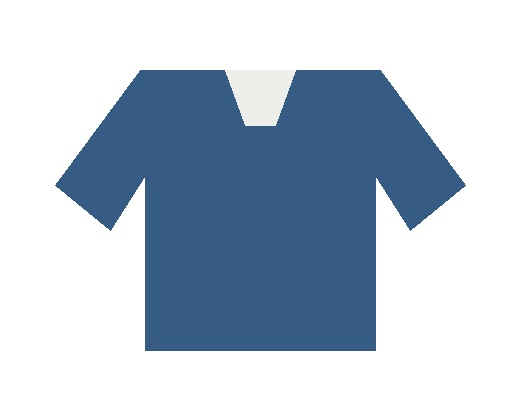
#> input picture ai/samples/garment.jpg, 520 x 420 px
$ python run_tryon.py --person ../samples/garment.jpg --garment ../samples/person.jpg --category upper --out out.png
#> lines starting #> are read from the running program, lines starting #| are printed output that depends on the picture; after the words box and inside, x2 and y2 are one past the last pixel; in counts of white or black regions, pixels touching at a corner belong together
### ai/fitshelf_tryon/preprocess.py
from __future__ import annotations

from dataclasses import dataclass
from pathlib import Path
from typing import Optional

from PIL import Image, ImageChops, ImageOps


VALID_CATEGORIES = {"upper", "lower", "dress"}


@dataclass(frozen=True)
class PreprocessResult:
    person_path: Path
    garment_path: Path
    garment_mask_path: Path
    pose_debug_path: Path
    notes: list[str]


def ensure_rgb_image(path: Path) -> Image.Image:
    if not path.exists():
        raise FileNotFoundError(f"Image not found: {path}")
    return Image.open(path).convert("RGB")
#> returned value is the input picture: PIL image 520x420 RGB; mean R, G, B 184.1, 197.1, 211.7


def normalize_person(person: Image.Image, max_side: int = 1024) -> Image.Image:
#> called with max_side = 1024
    image = ImageOps.exif_transpose(person)
    image.thumbnail((max_side, max_side), Image.Resampling.LANCZOS)
    canvas = Image.new("RGB", (max_side, max_side), (245, 245, 242))
    offset = ((max_side - image.width) // 2, (max_side - image.height) // 2)
#> offset = (252, 302)
    canvas.paste(image, offset)
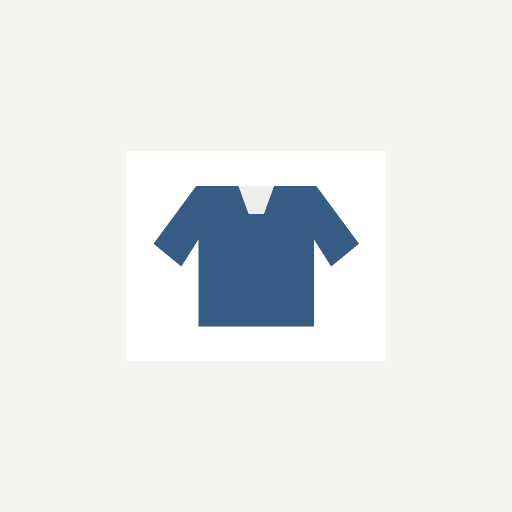
#> canvas: PIL image 1024x1024 RGB (shown at 1/2 size); mean R, G, B 232.3, 235, 235.7
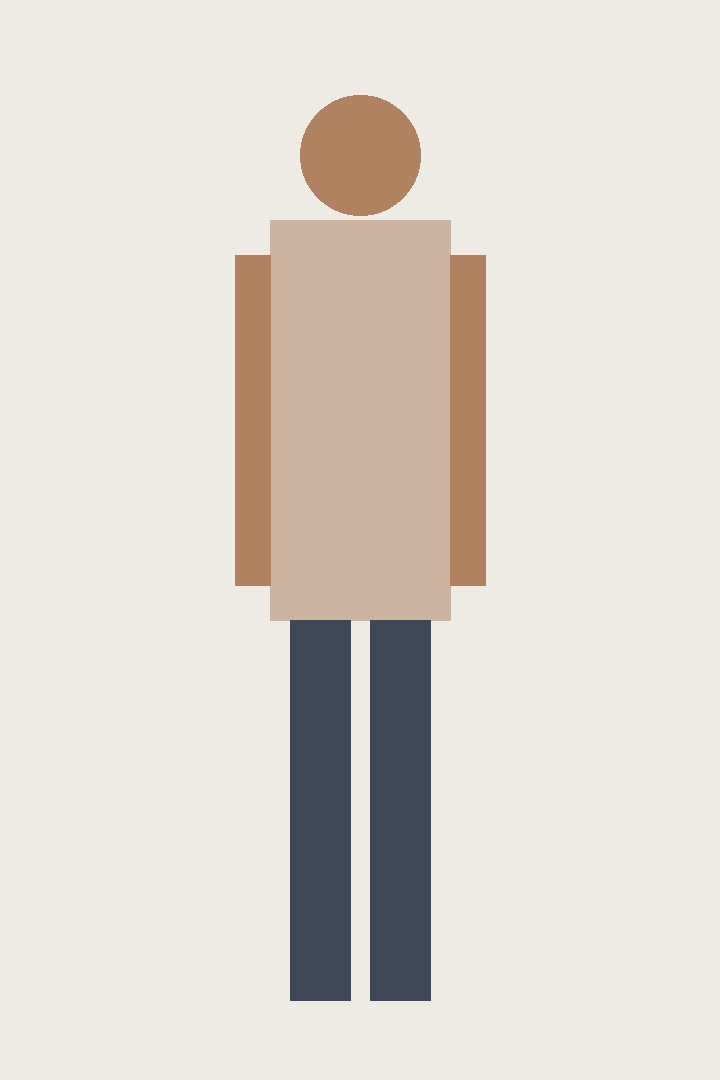
#> input picture ai/samples/person.jpg, 720 x 1080 px
#> in ensure_rgb_image, returned value is the input picture: PIL image 720x1080 RGB; mean R, G, B 221.7, 215.4, 207.4
    return canvas


def normalize_garment(garment: Image.Image, max_side: int = 768) -> Image.Image:
#> called with max_side = 768
    image = ImageOps.exif_transpose(garment)
    image.thumbnail((max_side, max_side), Image.Resampling.LANCZOS)
    return image


def make_garment_mask(garment: Image.Image) -> Image.Image:
    bg = Image.new("RGB", garment.size, garment.getpixel((0, 0)))
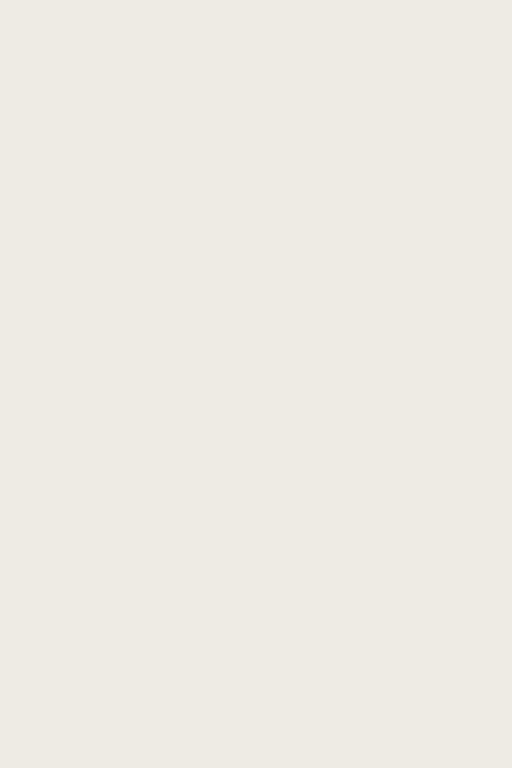
#> bg: PIL image 512x768 RGB; mean R, G, B 238, 235, 228
    diff = ImageChops.difference(garment, bg).convert("L")
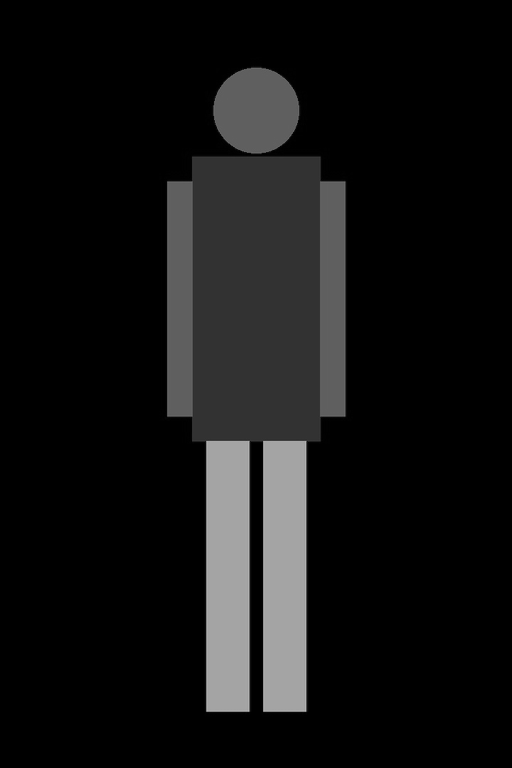
#> diff: PIL image 512x768 L; min 0, max 187, mean 18.8
    return diff.point(lambda px: 255 if px > 18 else 0)
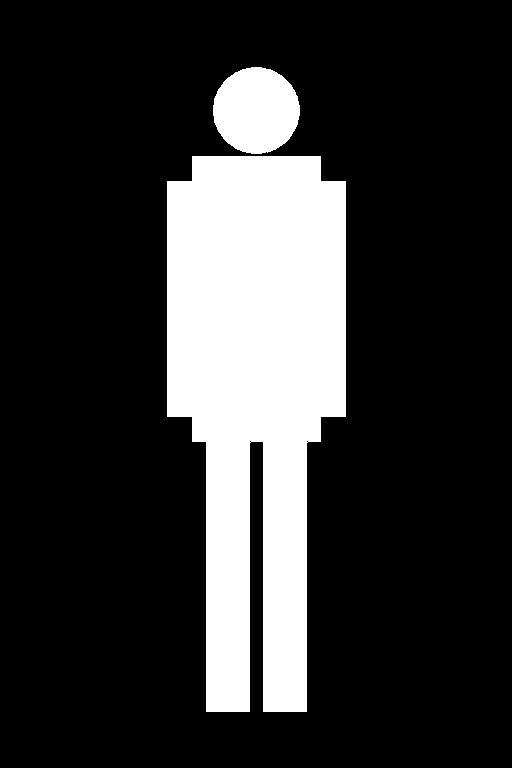
#> returned value: PIL image 512x768 L; 19.9% white; 2 white regions, box (x1, y1, x2, y2) and area: (167, 156, 346, 712) 72454, (213, 67, 300, 154) 5900


def make_pose_debug(person: Image.Image) -> Image.Image:
    debug = person.copy()
    w, h = debug.size
#> w = 1024; h = 1024
    pixels = debug.load()
    guide_color = (58, 96, 132)
    for x in range(w // 2 - 1, w // 2 + 2):
        for y in range(h // 8, h * 7 // 8):
            pixels[x, y] = guide_color
    for y in (h // 3, h // 2, h * 2 // 3):
        for x in range(w // 4, w * 3 // 4):
            pixels[x, y] = guide_color
    return debug


def preprocess_inputs(
    person_path: Path,
    garment_path: Path,
    debug_dir: Optional[Path] = None,
) -> PreprocessResult:
    debug_dir = debug_dir or Path("ai/outputs/debug")
    debug_dir.mkdir(parents=True, exist_ok=True)

    person = normalize_person(ensure_rgb_image(person_path))
    garment = normalize_garment(ensure_rgb_image(garment_path))
    mask = make_garment_mask(garment)
    pose_debug = make_pose_debug(person)

    normalized_person_path = debug_dir / "person_normalized.jpg"
    normalized_garment_path = debug_dir / "garment_normalized.png"
    garment_mask_path = debug_dir / "garment_mask.png"
    pose_debug_path = debug_dir / "pose_debug.jpg"

    person.save(normalized_person_path, quality=92)
    garment.save(normalized_garment_path)
    mask.save(garment_mask_path)
    pose_debug.save(pose_debug_path, quality=92)

    return PreprocessResult(
        person_path=normalized_person_path,
        garment_path=normalized_garment_path,
        garment_mask_path=garment_mask_path,
        pose_debug_path=pose_debug_path,
        notes=[
            "person normalized to 1024 square canvas",
            "garment normalized with background-difference mask placeholder",
            "pose validation placeholder emitted as guide overlay",
        ],
    )

### ai/fitshelf_tryon/pipeline.py
from __future__ import annotations

import json
import os
import shlex
import subprocess
from dataclasses import asdict, dataclass
from pathlib import Path

from PIL import Image, ImageEnhance, ImageFilter

from ai.backend.config import RenderSettings, get_render_settings, get_settings

from .preprocess import VALID_CATEGORIES, preprocess_inputs


@dataclass(frozen=True)
class TryOnResult:
    output_path: Path
    backend: str
    category: str
    debug_dir: Path
    metadata_path: Path
    notes: list[str]


def _external_command(
    person: Path,
    garment: Path,
    category: str,
    out: Path,
    render_settings: RenderSettings,
    backend: str,
) -> tuple[bool, str]:
    settings = get_settings()
    command_template = (settings.catv2ton_command if backend == "catv2ton" else settings.catvton_command).strip()
    if not command_template:
        env_name = "FITSHELF_CATV2TON_COMMAND" if backend == "catv2ton" else "FITSHELF_CATVTON_COMMAND"
        return False, f"{env_name} is not configured."

    command = command_template.format(
        person=str(person),
        garment=str(garment),
        category=category,
        out=str(out),
    )
    env = os.environ.copy()
    env.update(
        {
            "CATVTON_WIDTH": str(render_settings.width),
            "CATVTON_HEIGHT": str(render_settings.height),
            "CATVTON_STEPS": str(render_settings.steps),
            "CATVTON_MIXED_PRECISION": render_settings.precision,
        }
    )
    try:
        completed = subprocess.run(
            shlex.split(command, posix=os.name != "nt"),
            check=False,
            capture_output=True,
            text=True,
            env=env,
            timeout=settings.catv2ton_timeout_seconds if backend == "catv2ton" else settings.catvton_timeout_seconds,
        )
    except subprocess.TimeoutExpired:
        timeout = settings.catv2ton_timeout_seconds if backend == "catv2ton" else settings.catvton_timeout_seconds
        return False, f"external {backend} command timed out after {timeout} seconds"
    if completed.returncode == 0 and out.exists():
        return True, completed.stdout.strip() or f"external {backend} command completed"
    return False, (completed.stderr or completed.stdout or f"external {backend} command failed").strip()


def _placement(category: str, canvas_size: tuple[int, int]) -> tuple[int, int, int]:
    width, height = canvas_size
    if category == "upper":
        return width // 2, int(height * 0.38), int(width * 0.46)
    if category == "lower":
        return width // 2, int(height * 0.64), int(width * 0.42)
    return width // 2, int(height * 0.50), int(width * 0.52)


def _fallback_render(person_path: Path, garment_path: Path, category: str, out: Path) -> None:
#> called with category = 'upper'
    person = Image.open(person_path).convert("RGB")
    garment = Image.open(garment_path).convert("RGBA")

    center_x, center_y, target_width = _placement(category, person.size)
#> center_x = 512; center_y = 389; target_width = 471
    scale = target_width / garment.width
#> scale = 0.92
    target_height = max(1, int(garment.height * scale))
#> target_height = 706
    garment = garment.resize((target_width, target_height), Image.Resampling.LANCZOS)
#> garment: PIL image 471x706 RGBA

    alpha = garment.getchannel("A")
#> alpha: PIL image 471x706 L; every value is 255
    if alpha.getbbox() is None:
        alpha = Image.new("L", garment.size, 220)
    alpha = alpha.filter(ImageFilter.GaussianBlur(1))
    garment.putalpha(alpha)

    garment_rgb = ImageEnhance.Contrast(garment.convert("RGB")).enhance(1.08)
    garment = Image.merge("RGBA", (*garment_rgb.split(), alpha))

    result = person.convert("RGBA")
    x = center_x - garment.width // 2
#> x = 277
    y = center_y - garment.height // 2
#> y = 36
    shadow = Image.new("RGBA", garment.size, (0, 0, 0, 0))
#> shadow: PIL image 471x706 RGBA; every value is 0
    shadow_alpha = alpha.filter(ImageFilter.GaussianBlur(9)).point(lambda px: int(px * 0.22))
#> shadow_alpha: PIL image 471x706 L; every value is 56
    shadow.putalpha(shadow_alpha)
    result.alpha_composite(shadow, (x + 8, y + 10))
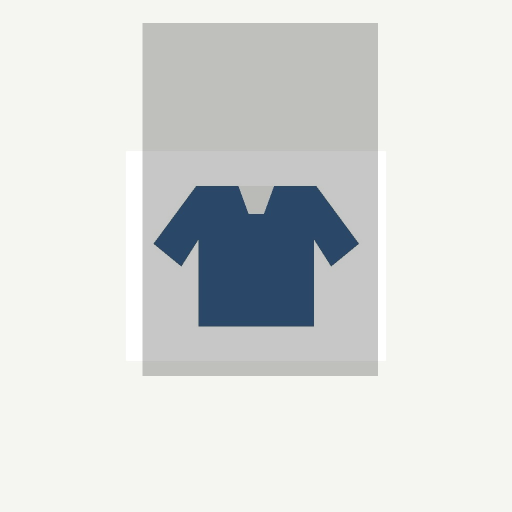
#> result: PIL image 1024x1024 RGBA (shown at 1/2 size); mean R, G, B, A 218, 221, 219.5, 255
    result.alpha_composite(garment, (x, y))
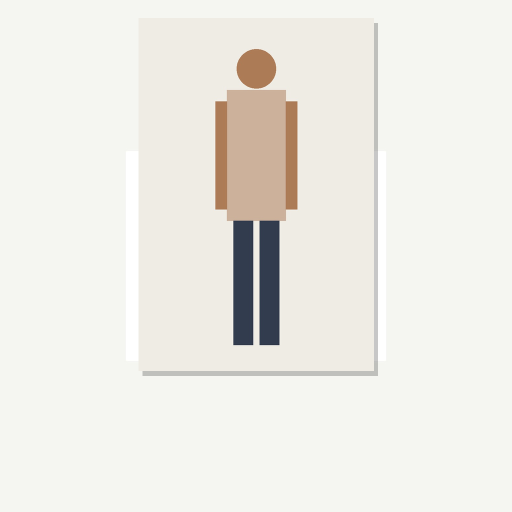
#> result: PIL image 1024x1024 RGBA (shown at 1/2 size); mean R, G, B, A 237.2, 235.8, 229.6, 255
    out.parent.mkdir(parents=True, exist_ok=True)
    result.convert("RGB").save(out, quality=94)


def run_tryon(
    person: str | Path,
    garment: str | Path,
    category: str,
    out: str | Path,
    debug_dir: str | Path = "ai/outputs/debug",
    render_mode: str = "preview",
) -> TryOnResult:
    if category not in VALID_CATEGORIES:
        raise ValueError(f"Unsupported category '{category}'. Use one of: {', '.join(sorted(VALID_CATEGORIES))}")

    person_path = Path(person)
    garment_path = Path(garment)
    out_path = Path(out)
    debug_path = Path(debug_dir)
    render_settings = get_render_settings(render_mode)
    preprocess = preprocess_inputs(person_path, garment_path, debug_path)

    notes = list(preprocess.notes)
    notes.append(
        f"render_mode={render_settings.render_mode}; width={render_settings.width}; height={render_settings.height}; "
        f"steps={render_settings.steps}; precision={render_settings.precision}"
    )
    settings = get_settings()
    requested_backend = settings.tryon_backend if settings.tryon_backend in {"catvton", "catv2ton"} else "catvton"
    ok, message = _external_command(person_path, garment_path, category, out_path, render_settings, requested_backend)
    if ok:
        backend = f"{requested_backend}-external"
        notes.append(f"{requested_backend} invoked with original input images; normalized images kept for debug only")
        notes.append(message)
    else:
        backend = "local-fallback"
        notes.append(f"{requested_backend} unavailable: {message}")
        _fallback_render(preprocess.person_path, preprocess.garment_path, category, out_path)

    metadata_path = out_path.with_suffix(out_path.suffix + ".json")
    metadata = {
        "output_path": str(out_path),
        "backend": backend,
        "category": category,
        "render_mode": render_settings.render_mode,
        "width": render_settings.width,
        "height": render_settings.height,
        "steps": render_settings.steps,
        "precision": render_settings.precision,
        "debug_dir": str(debug_path),
        "preprocess": {key: str(value) if isinstance(value, Path) else value for key, value in asdict(preprocess).items()},
        "notes": notes,
    }
    metadata_path.write_text(json.dumps(metadata, indent=2), encoding="utf-8")

    return TryOnResult(
        output_path=out_path,
        backend=backend,
        category=category,
        debug_dir=debug_path,
        metadata_path=metadata_path,
        notes=notes,
    )

### ai/backend/config.py
from __future__ import annotations

import os
from dataclasses import dataclass
from pathlib import Path


ROOT = Path(__file__).resolve().parents[2]
BACKEND_DIR = Path(__file__).resolve().parent


# [12 lines left out: function _parse_env_line, not called in this run]


def load_env_file(path: Path, *, override: bool = False, protected_keys: set[str] | None = None) -> list[str]:
    if not path.exists():
        return []

    protected_keys = protected_keys or set()
    loaded: list[str] = []
    for line in path.read_text(encoding="utf-8").splitlines():
        parsed = _parse_env_line(line)
        if not parsed:
            continue
        key, value = parsed
        if key in protected_keys:
            continue
        if override or key not in os.environ:
            os.environ[key] = value
            loaded.append(key)
    return loaded


def load_backend_env() -> None:
    if os.environ.get("FITSHELF_SKIP_ENV_FILE") == "1":
        return
    load_env_file(ROOT / ".env", override=True)
    load_env_file(BACKEND_DIR / ".env", override=True)


def _int_env(name: str, default: int) -> int:
    value = os.environ.get(name)
    if value is None or value == "":
        return default
    return int(value)


def _str_env(name: str, default: str) -> str:
    value = os.environ.get(name)
    return default if value is None or value == "" else value


@dataclass(frozen=True)
class BackendSettings:
    host: str
    port: int
    runtime_dir: Path
    catvton_width: int
    catvton_height: int
    catvton_steps: int
    catvton_mixed_precision: str
    catvton_command: str
    tryon_backend: str
    catv2ton_command: str
    catvton_timeout_seconds: int
    catv2ton_timeout_seconds: int
    supabase_url: str
    supabase_service_role_key: str
    supabase_tryon_bucket: str


@dataclass(frozen=True)
class RenderSettings:
    render_mode: str
    width: int
    height: int
    steps: int
    precision: str


RENDER_MODES = {
    "preview": RenderSettings(render_mode="preview", width=384, height=512, steps=20, precision="fp16"),
    "hd": RenderSettings(render_mode="hd", width=768, height=1024, steps=50, precision="no"),
}


def get_render_settings(render_mode: str | None) -> RenderSettings:
    mode = (render_mode or "preview").strip().lower()
    if mode not in RENDER_MODES:
        raise ValueError(f"Unsupported render mode '{render_mode}'. Use one of: {', '.join(sorted(RENDER_MODES))}")
    return RENDER_MODES[mode]


def get_settings() -> BackendSettings:
    load_backend_env()
    return BackendSettings(
        host=_str_env("FITSHELF_BACKEND_HOST", "0.0.0.0"),
        port=_int_env("FITSHELF_BACKEND_PORT", 8000),
        runtime_dir=Path(_str_env("FITSHELF_BACKEND_RUNTIME_DIR", "ai/outputs/api")),
        catvton_width=_int_env("CATVTON_WIDTH", 768),
        catvton_height=_int_env("CATVTON_HEIGHT", 1024),
        catvton_steps=_int_env("CATVTON_STEPS", 50),
        catvton_mixed_precision=_str_env("CATVTON_MIXED_PRECISION", "no"),
        catvton_command=_str_env("FITSHELF_CATVTON_COMMAND", ""),
        tryon_backend=_str_env("FITSHELF_TRYON_BACKEND", "catvton").strip().lower(),
        catv2ton_command=_str_env("FITSHELF_CATV2TON_COMMAND", ""),
        catvton_timeout_seconds=_int_env("FITSHELF_CATVTON_TIMEOUT_SECONDS", 900),
        catv2ton_timeout_seconds=_int_env("FITSHELF_CATV2TON_TIMEOUT_SECONDS", 1200),
        supabase_url=_str_env("SUPABASE_URL", ""),
        supabase_service_role_key=_str_env("SUPABASE_SERVICE_ROLE_KEY", ""),
        supabase_tryon_bucket=_str_env("SUPABASE_TRYON_BUCKET", ""),
    )

### ai/scripts/run_tryon.py
from __future__ import annotations

import argparse
import sys
from pathlib import Path

ROOT = Path(__file__).resolve().parents[1]
if str(ROOT) not in sys.path:
    sys.path.insert(0, str(ROOT))

from fitshelf_tryon import run_tryon


def main() -> int:
    parser = argparse.ArgumentParser(description="Run the FitShelf local try-on pipeline.")
    parser.add_argument("--person", required=True, help="Path to the person image.")
    parser.add_argument("--garment", required=True, help="Path to the garment image.")
    parser.add_argument("--category", required=True, choices=["upper", "lower", "dress"])
    parser.add_argument("--out", required=True, help="Output image path.")
    parser.add_argument("--debug-dir", default="ai/outputs/debug", help="Directory for debug artifacts.")
    args = parser.parse_args()

    result = run_tryon(
        person=args.person,
        garment=args.garment,
        category=args.category,
        out=args.out,
        debug_dir=args.debug_dir,
    )
    print(f"output={result.output_path}")
    print(f"backend={result.backend}")
    print(f"metadata={result.metadata_path}")
    print(f"debug_dir={result.debug_dir}")
    for note in result.notes:
        print(f"note={note}")
    return 0


if __name__ == "__main__":
    raise SystemExit(main())
#> (the program exits here)
